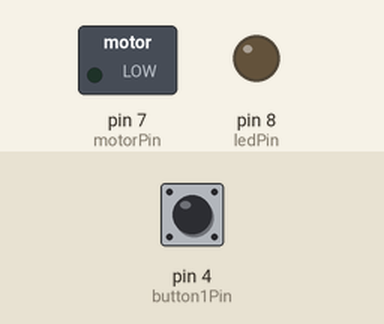
This sketch was run on a simulated Arduino Uno, built with avr-gcc and run on an emulated ATmega328P. On the bench: switched loads named in the sketch (green lamp = pin HIGH), output pins drawn as LEDs (lit = HIGH). The inputs (shaded band) are chosen by the test bench; at power-on: pin 4 (button1Pin) HIGH.

Above: at 12.2 s.
12.3 s: pin 4 (button1Pin) pulled LOW for 0.35 s
At 12.65 s:
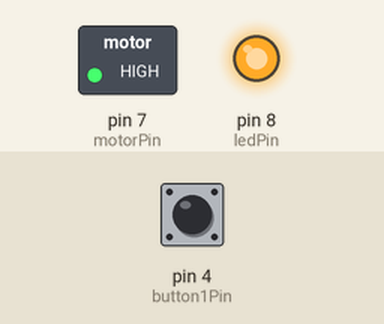
14.3 s: pin 4 (button1Pin) pulled LOW for 3.2 s
At 18.0 s:
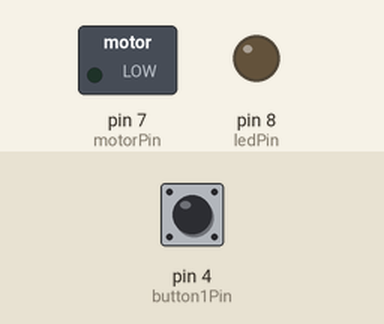
Timing chart, 0 to 19.5 s (numbered marks = the images above; inputs shaded):
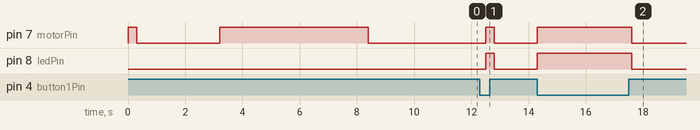

The sketch:

Vibe_board.ino
```cpp
/*
  LilyPad Vibe Board

  The main loop checks for a button press. If there is a button press,
  the Arduino turns on the LilyPad Vibe motor Board and an LED will turn on too.
  Otherwise, the LED and motor will remain off.
*/

const int motorPin = 7;     // vibe board connected to  7
const int button1Pin = 4;  // pushbutton connected to 4
const int ledPin =  8;     // LED connected to 8

int button1State;  //check state of button press

void setup() {
  //Serial.begin(9600); //setup serial monitor, uncomment Serial.print()'s to debug
  //Serial.println("Begin LilyPad Vibe Motor Tests");

  pinMode(button1Pin, INPUT_PULLUP);//set internal pull up for button
  pinMode(ledPin, OUTPUT); //visual feedback


  //Quick Test 1: Check If LED and Motor Can Turn On

  //Serial.println("Turn LilyPad Vibe Motor And LED ON");
  //digitalWrite(ledPin, HIGH);  // turn the LED on
  analogWrite(motorPin, 255);  //turn motor
  delay(300);

  //Serial.println("Turn LilyPad Vibe Motor And LED OFF");
  //digitalWrite(ledPin, LOW);  // turn the LED off
  analogWrite(motorPin, 0);   //turn motor off
  delay(300);

  //Quick Test 2: Check Intensity of Motor (turns on at about 130
  // fade in from min to max in increments of 5 points:
  for (int fadeValue = 0 ; fadeValue <= 255; fadeValue += 5) {
    // sets the value (range from 0 to 255):
    analogWrite(motorPin, fadeValue);
    //Serial.print("LilyPad Vibe Motor Intensity = ");
    //Serial.println(fadeValue);

    // wait for 100 milliseconds to see motor
    delay(100);
  }
  // fade out from max to min in increments of 5 points:
  for (int fadeValue = 255 ; fadeValue >= 0; fadeValue -= 5) {
    // sets the value (range from 0 to 255):
    analogWrite(motorPin, fadeValue);
    //Serial.print("LilyPad Vibe Motor Intensity = ");
    //Serial.println(fadeValue);

    // wait for 100 milliseconds to see motor
    delay(100);
  }

}

void loop() {
  // Here we'll read the current pushbutton states into
  // a variable:

  // Remember that if the button is being pressed, it will be
  // connected to GND. If the button is not being pressed,
  // the pullup resistor will connect it to Vcc.

  // So the state will be LOW when it is being pressed,
  // and HIGH when it is not being pressed.

  // Now we'll use those states to control the LED.
  // Here's what we want to do:

  button1State = digitalRead(button1Pin);

  if (button1State == LOW)  // if we're pushing button 1
  {
    //Serial.println("Button has been pressed, turn LilyPad Vibe Motor And LED ON");
    digitalWrite(ledPin, HIGH);  // turn the LED on
    analogWrite(motorPin, 255);  //turn motor on
    delay(300);                  //slight delay for feedback
  }
  else
  {
    digitalWrite(ledPin, LOW);  // turn the LED
    analogWrite(motorPin, 0);   //turn motor off
    delay(300);
  }
}
```

Measured:
- after the input at 12.3 s, pin 7 (motorPin), pin 8 (ledPin): LOW → HIGH after 0.20 s, → LOW 0.30 s later
- after the input at 14.3 s, pin 7 (motorPin), pin 8 (ledPin): LOW → HIGH at once, → LOW 3.3 s later
